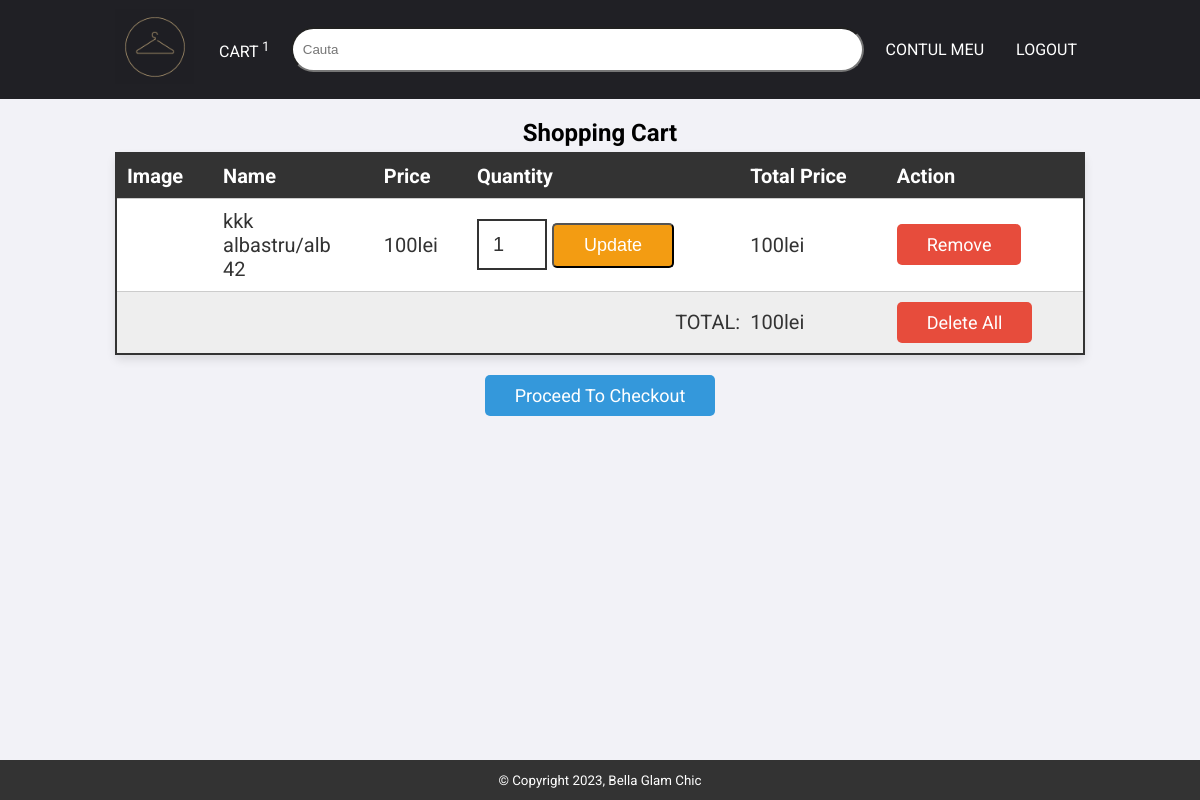
Page /cart.php (signed in) on the earlier database version.
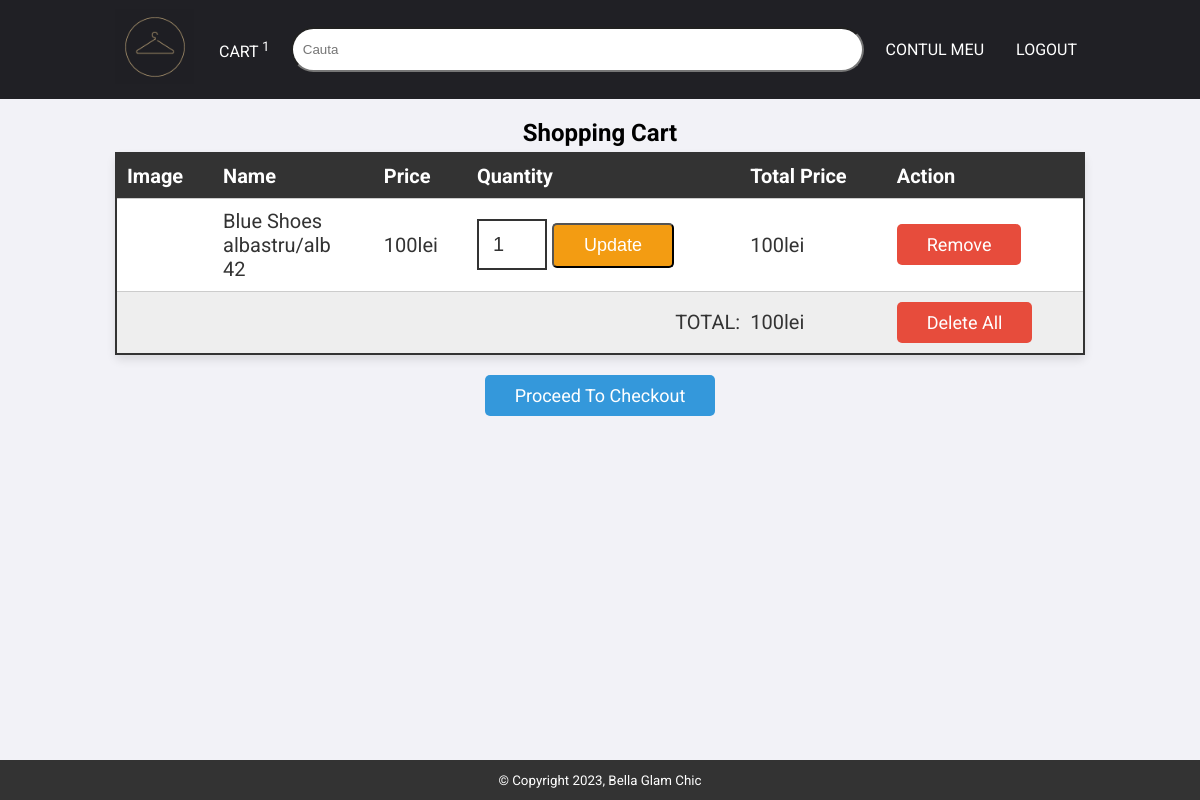
Same page on the later database version.
### tables this page shows
CREATE TABLE IF NOT EXISTS `cos` (
  `ID` int NOT NULL AUTO_INCREMENT,
  `user_id` int NOT NULL,
  `cod_atribut_produs` int NOT NULL,
  `quantity` int NOT NULL,
  PRIMARY KEY (`ID`),
  KEY `cod_atribut_produs` (`cod_atribut_produs`),
  KEY `user_id` (`user_id`)
);

CREATE TABLE IF NOT EXISTS `produse` (
  `ID` int NOT NULL AUTO_INCREMENT,
  `denumire` varchar(64) NOT NULL,
  `cod_brand` int NOT NULL,
  `cod_categorie` int NOT NULL,
  `pret` float NOT NULL,
  `descriere` varchar(255) NOT NULL,
  `keywords` varchar(255) NOT NULL,
  `cod_subcategorie` int NOT NULL,
  `produs_imagine1` varchar(255) NOT NULL,
  PRIMARY KEY (`ID`),
  KEY `cod_brand` (`cod_brand`),
  KEY `cod_categorie` (`cod_categorie`),
  KEY `cod_subcategorie` (`cod_subcategorie`)
);

CREATE TABLE IF NOT EXISTS `culori` (
  `ID` int NOT NULL AUTO_INCREMENT,
  `denumire` varchar(64) NOT NULL,
  PRIMARY KEY (`ID`)
);

CREATE TABLE IF NOT EXISTS `marimi` (
  `ID` int NOT NULL AUTO_INCREMENT,
  `denumire` varchar(32) NOT NULL,
  PRIMARY KEY (`ID`)
);

### cart.php (the view, shortened to what this page needs)
<?php
include('includes/connect.php');
if (isset($_SESSION['user_logged_in'])) {
  $user_id = $_SESSION['user_id'];
}
?>
<!DOCTYPE html>
<html lang="en">
<head>
  <link rel="stylesheet" href="css/style.css">
</head>
<body>
  <?php include('includes/header.php') ?>
  <section class="shopping-cart">
    <div class="container">
      <h1 class="heading">shopping cart</h1>
      <table class="cart-table">
        <thead>
          <th>image</th>
          <th>name</th>
          <th>price</th>
          <th>quantity</th>
          <th>total price</th>
          <th>action</th>
        </thead>
        <tbody>
          <?php if (isset($_SESSION['user_logged_in'])) {
            $grand_total = 0;
            $select_cart_query = "SELECT c.ID,c.user_id,c.quantity AS cantitate_cos, a.cod_produs, a.cod_marime, a.cod_culoare,p.denumire AS `name`,p.pret AS `price`,a.cantitate AS `quantity`,p.produs_imagine1 AS `image`,m.denumire AS denumireMarime,f.denumire AS denumireCuloare
            FROM cos c
            INNER JOIN atribute_produs a
            ON c.cod_atribut_produs = a.ID
            INNER JOIN produse p
            ON a.cod_produs = p.ID
            INNER JOIN marimi m
            ON a.cod_marime = m.ID
            INNER JOIN culori f
            ON a.cod_culoare = f.ID
            WHERE c.user_id = $user_id";
            $cart_query = mysqli_query($con, $select_cart_query) or die('query failed');
            if (mysqli_num_rows($cart_query) > 0) {
              while ($fetch_cart = mysqli_fetch_assoc($cart_query)) {
          ?>
                <tr>
                  <td data-title="image">
                    <div class="td-wrapper">
                    </div>
                  </td>
                  <td data-title="name">
                    <div class="td-wrapper"><?php echo "" . $fetch_cart['name'] . "<br>" . $fetch_cart['denumireCuloare'] . "<br>" . $fetch_cart['denumireMarime'] . "" ?></div>
                  </td>
                  <td data-title="price">
                    <div class="td-wrapper"><?php echo $fetch_cart['price'] ?>lei</div>
                  </td>
                  <td data-title="quantity">
                    <form action="" method="post" class="td-wrapper">
                      <input type="number" min="1" name="cart_quantity" value="<?php echo $fetch_cart['cantitate_cos'] ?>">
                      <input type="submit" name="update_cart" value="update" class="option-btn">
                    </form>
                  </td>
                  <td data-title="Total price">
                    <div class="td-wrapper"><?php echo $sub_total = $fetch_cart['price'] * $fetch_cart['cantitate_cos'] ?>lei</div>
                  </td>
                  <td data-title="action">
                    <div class="td-wrapper"> <a href="cart.php?remove=<?php echo $fetch_cart['ID'] ?>" class="delete-btn" onclick="return confirm('Remove item from cart?');">Remove</a>
                    </div>
                  </td>
                </tr>
            <?php
                $grand_total += $sub_total;
              };
            } else {
              echo "<tr><td colspan='6' class='no-background' style='padding: 20px; text-transform:capitalize; text-align:center;'>no item added</td></tr>";
            };
            ?>
            <tr class="table-bottom">
              <td colspan="4" class="total">TOTAL: </td>
              <td class="total align-left"><?php echo $grand_total; ?>lei</td>
              <td class="total align-left"><a href="cart.php?delete_all" class="delete-btn <?php echo ($grand_total > 1) ? '' : 'disabled' ?>" onclick="return confirm('Delete all from cart?');">Delete all</a></td>
            </tr>
        </tbody>
      </table>
      <div class="cart-btn">
        <a href="checkout.php" class="btn <?php echo ($grand_total > 1) ? '' : 'disabled' ?>">proceed to checkout</a>
      </div>
      <?php
          }
    ?>
    </div>
  </section>
  <footer>
    <small>&copy; Copyright <?php echo date("Y") ?>, Bella Glam Chic</small>
  </footer>
</body>
</html>

Differences in the rows shown:
changed through a linked row, cos "albastru/alb": produse.denumire "kkk" → "Blue Shoes"
